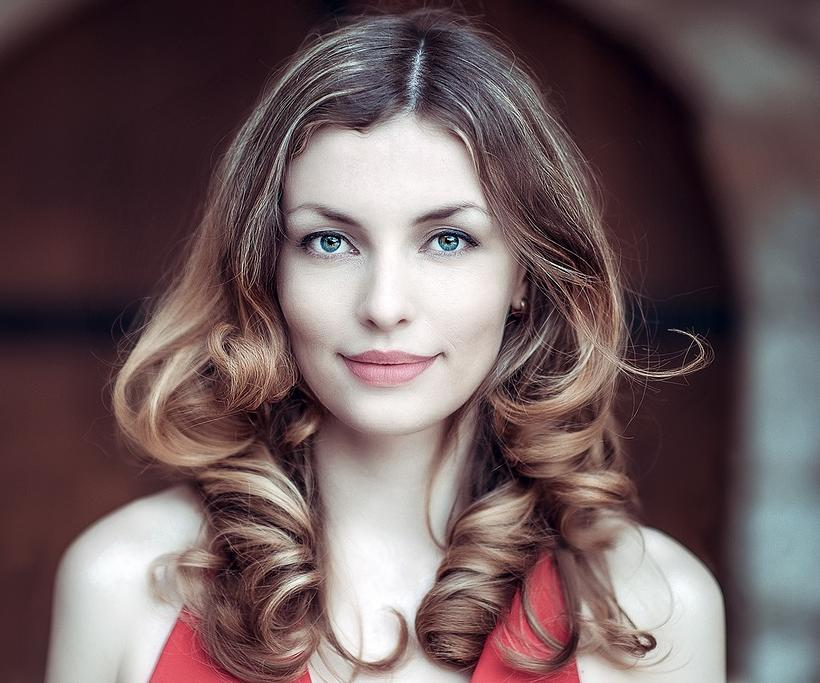
#> input picture week0/data/images/girl.jpg, 820 x 683 px
$ python laplacian.py --filename ../../week0/data/images/girl.jpg   (older library calls are emulated)
#> lines starting #> are read from the running program, lines starting #| are printed output that depends on the picture
# Copyright 2017 BIG VISION LLC ALL RIGHTS RESERVED
#
# This code is made available to the students of
# the online course titled "Computer Vision for Faces"
# by Satya Mallick for personal non-commercial use.
#
# Sharing this code is strictly prohibited without written
# permission from Big Vision LLC.
#
# For licensing and other inquiries, please email
# spmallick@bigvisionllc.com
#

import cv2,argparse
import numpy as np

ap = argparse.ArgumentParser()
ap.add_argument("-f", "--filename")
args = vars(ap.parse_args())

filename = "../data/images/truth.png"
if args['filename']:
  filename = args['filename']
img = cv2.imread(filename, cv2.IMREAD_GRAYSCALE)
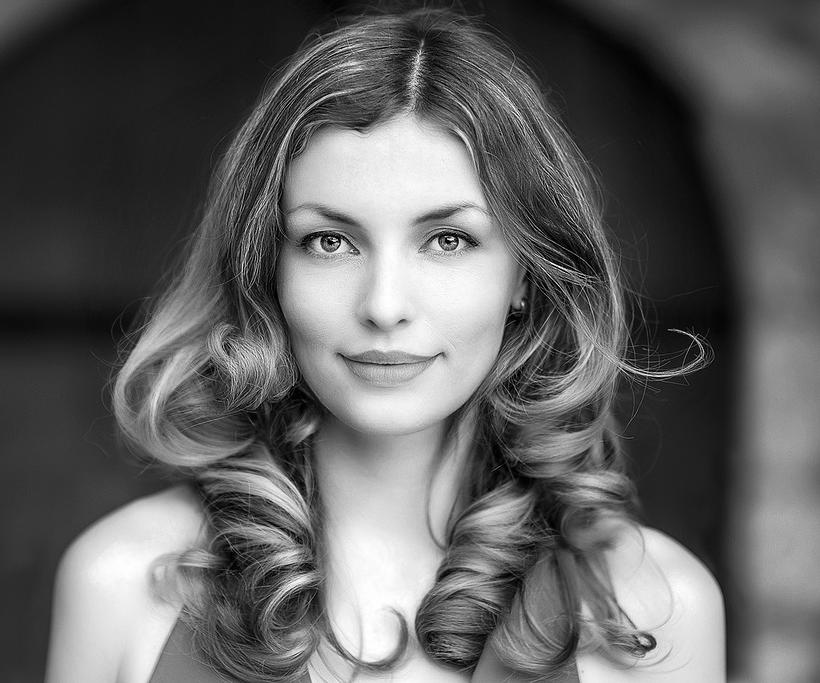
#> img: shape (683, 820); min 0, max 255, mean 97.7

# Check for invalid input
if img is None:
  print("Image not read")

kernelSize = 3

# Applying laplacian
laplacian = cv2.Laplacian(img, cv2.CV_32F, ksize = kernelSize, scale = 1, delta = 0)
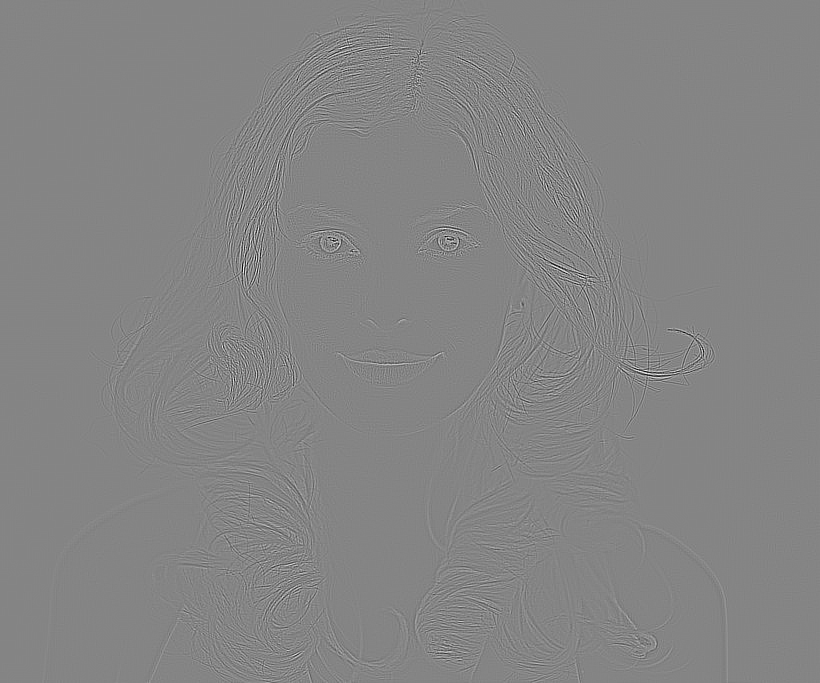
#> laplacian: shape (683, 820) float32; min -1412, max 1298, mean 0; drawn with min black and max white

# Create 3x3 LOG kernel with sigma 0.5
LOGKernel = np.array((
	[0.4038, 0.8021, 0.4038],
	[0.8021, -4.8233, 0.8021],
	[0.4038, 0.8021, 0.4038]), dtype="float")

# Filter image using LOG kernel
LOG = cv2.filter2D(img, cv2.CV_32F, LOGKernel)

# Normalize results
cv2.normalize(laplacian, dst = laplacian, alpha = 0, beta = 1, norm_type = cv2.NORM_MINMAX, dtype = cv2.CV_32F)
cv2.normalize(LOG, dst = LOG, alpha = 0, beta = 1, norm_type = cv2.NORM_MINMAX, dtype = cv2.CV_32F)

# Display the input and output images
combined = np.hstack([laplacian, LOG])
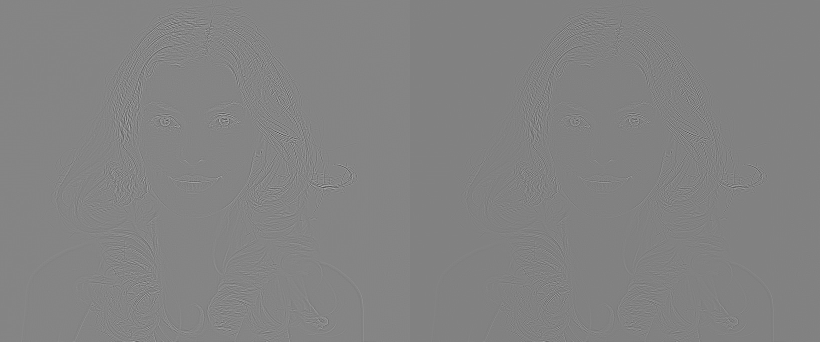
#> combined: shape (683, 1640) float32 (shown at 1/2 size); min 1.45e-08, max 1, mean 0.515

img_name = "Laplacian Filtered   --   LOG Filtered "
cv2.namedWindow(img_name, cv2.WINDOW_NORMAL | cv2.WINDOW_KEEPRATIO)
cv2.resizeWindow(img_name, 800,800)
cv2.imshow(img_name, combined)

img_name = "Original Image "
cv2.namedWindow(img_name, cv2.WINDOW_NORMAL | cv2.WINDOW_KEEPRATIO)
cv2.resizeWindow(img_name, 800,800)
cv2.imshow(img_name, img)


# Wait for the user to press any key
cv2.waitKey(0);
cv2.destroyAllWindows();

# Write results
cv2.imwrite("results/laplacian.jpg", 255 * laplacian)
cv2.imwrite("results/LoG.jpg", 255 * LOG)
